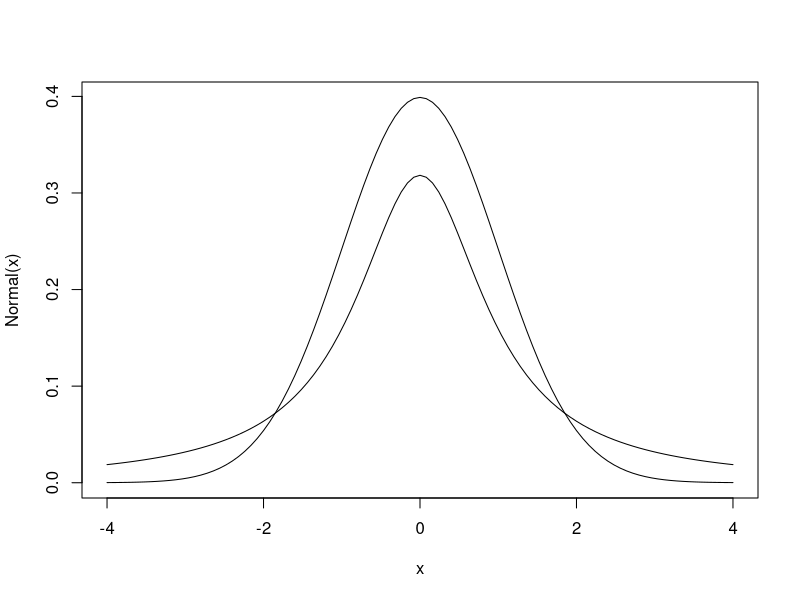
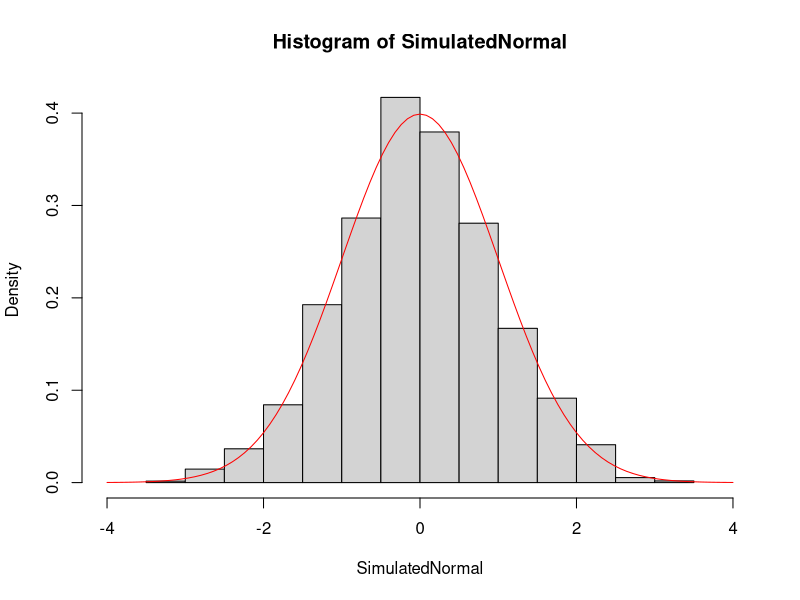

Generate these figures, in order, with R:
##################################################################
# The following code simulates Standard Normal RV's using the 
# method of Metropolis-Hastings Algorithm
# The Cauchy distr was used as the proposal distr
#
# Will Daewook Kwon - will.dw.kwon@gmail.com
##################################################################
set.seed(190021); rm(list=ls())


# Target Distribution: Standard Normal
# Proposal Distribution: Cauchy Distribution 
Cauchy = function(x) dcauchy(x,0,1)
Normal = function(x) dnorm(x,0,1)

curve(Normal, xlim = c(-4,4),)
curve(Cauchy, xlim = c(-4,4),add=T)
# Cauchy is quite close to the Standard Normal
# Hence, it is a good choice as a proposal

# Now Construct our function
MCMC_Normal = function(n, initial = 0){
	current = initial
	MC = c(); i = 0
	# 2000 denotes burn-in
	length = n + 2000
	
	while( i <= length){
		# Proposal
		nex = rcauchy(1, current, 1)
		
		# Caculate Acceptance
		U = runif(1)
		accept = (dnorm(nex)*dcauchy(nex, current, 1)) / (dnorm(current)*dcauchy(current, nex, 1)) 
		if( U <= accept )
			current = nex	
		else
			current = current
		
		# Collect
		MC[i] = current
		i = i + 1
	}
	
	# Discard the Burn-in
	return( MC[2001:length] )
}

# Demonstration
SimulatedNormal = MCMC_Normal(10000)
length(SimulatedNormal)
hist(SimulatedNormal, prob = T, xlim = c(-4,4))
curve(dnorm, add = T, col = "red", xlim = c(-4,4))
